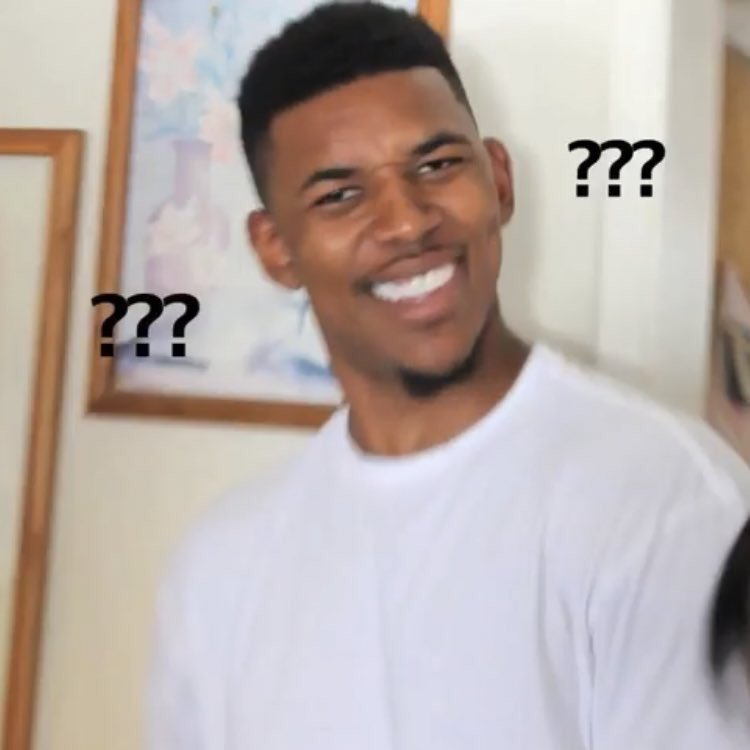
#> input picture test.jpg, 750 x 750 px
$ python test_cv.py
#> lines starting #> are read from the running program, lines starting #| are printed output that depends on the picture
import numpy as np
import cv2
import os

#テスト画像の出力をやってみる

img = cv2.imread('test.jpg', 0) #画像読み込み
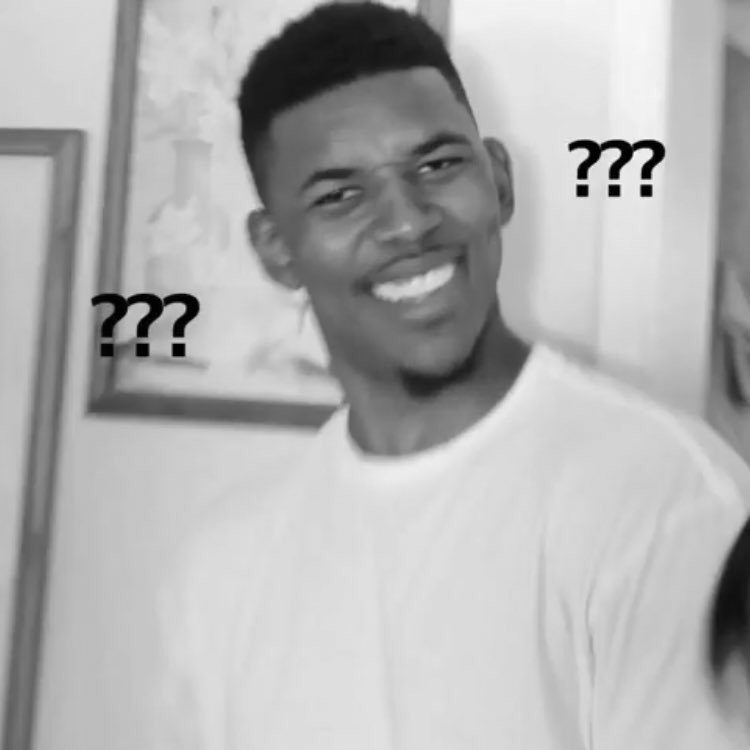
#> img: shape (750, 750); min 0, max 251, mean 176.4
cv2.imshow('window', img) #画像のウィンドウ表示
cv2.waitKey(0) #キー入力待ち(この場合何かしらキーが入力されるまで無限に待つ)
#> (the run stopped early here; a loop or call above may not have finished)
